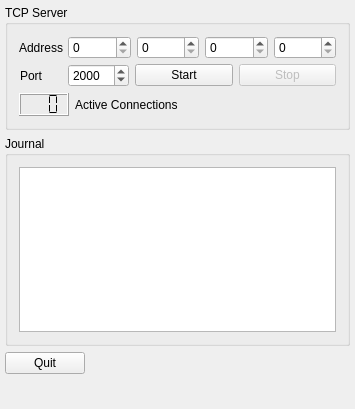
<?xml version="1.0" encoding="UTF-8"?>
<ui version="4.0">
 <class>MainWindow</class>
 <widget class="QMainWindow" name="MainWindow">
  <property name="geometry">
   <rect>
    <x>0</x>
    <y>0</y>
    <width>355</width>
    <height>409</height>
   </rect>
  </property>
  <property name="sizePolicy">
   <sizepolicy hsizetype="Fixed" vsizetype="Fixed">
    <horstretch>0</horstretch>
    <verstretch>0</verstretch>
   </sizepolicy>
  </property>
  <property name="minimumSize">
   <size>
    <width>355</width>
    <height>0</height>
   </size>
  </property>
  <property name="maximumSize">
   <size>
    <width>355</width>
    <height>409</height>
   </size>
  </property>
  <property name="windowTitle">
   <string>TCP Server Test</string>
  </property>
  <widget class="QWidget" name="centralWidget">
   <property name="enabled">
    <bool>true</bool>
   </property>
   <property name="sizePolicy">
    <sizepolicy hsizetype="Minimum" vsizetype="Minimum">
     <horstretch>0</horstretch>
     <verstretch>0</verstretch>
    </sizepolicy>
   </property>
   <property name="minimumSize">
    <size>
     <width>0</width>
     <height>0</height>
    </size>
   </property>
   <property name="maximumSize">
    <size>
     <width>355</width>
     <height>999</height>
    </size>
   </property>
   <layout class="QFormLayout" name="formLayout">
    <property name="leftMargin">
     <number>5</number>
    </property>
    <property name="topMargin">
     <number>5</number>
    </property>
    <property name="rightMargin">
     <number>5</number>
    </property>
    <property name="bottomMargin">
     <number>5</number>
    </property>
    <item row="0" column="0">
     <widget class="QGroupBox" name="gbServer">
      <property name="sizePolicy">
       <sizepolicy hsizetype="Fixed" vsizetype="Fixed">
        <horstretch>0</horstretch>
        <verstretch>0</verstretch>
       </sizepolicy>
      </property>
      <property name="minimumSize">
       <size>
        <width>345</width>
        <height>100</height>
       </size>
      </property>
      <property name="maximumSize">
       <size>
        <width>345</width>
        <height>999</height>
       </size>
      </property>
      <property name="title">
       <string>TCP Server</string>
      </property>
      <property name="alignment">
       <set>Qt::AlignLeading|Qt::AlignLeft|Qt::AlignTop</set>
      </property>
      <layout class="QVBoxLayout" name="verticalLayout">
       <item>
        <layout class="QFormLayout" name="flServer">
         <property name="sizeConstraint">
          <enum>QLayout::SetDefaultConstraint</enum>
         </property>
         <property name="fieldGrowthPolicy">
          <enum>QFormLayout::AllNonFixedFieldsGrow</enum>
         </property>
         <property name="formAlignment">
          <set>Qt::AlignCenter</set>
         </property>
         <property name="horizontalSpacing">
          <number>5</number>
         </property>
         <property name="verticalSpacing">
          <number>5</number>
         </property>
         <property name="leftMargin">
          <number>0</number>
         </property>
         <property name="topMargin">
          <number>0</number>
         </property>
         <property name="rightMargin">
          <number>0</number>
         </property>
         <property name="bottomMargin">
          <number>0</number>
         </property>
         <item row="0" column="0">
          <widget class="QLabel" name="lbAddress">
           <property name="text">
            <string>Address</string>
           </property>
           <property name="alignment">
            <set>Qt::AlignRight|Qt::AlignTrailing|Qt::AlignVCenter</set>
           </property>
          </widget>
         </item>
         <item row="0" column="1">
          <layout class="QHBoxLayout" name="horizontalLayout">
           <item>
            <widget class="QSpinBox" name="sbIPA_1">
             <property name="maximum">
              <number>255</number>
             </property>
            </widget>
           </item>
           <item>
            <widget class="QSpinBox" name="sbIPA_2">
             <property name="maximum">
              <number>255</number>
             </property>
            </widget>
           </item>
           <item>
            <widget class="QSpinBox" name="sbIPA_3">
             <property name="maximum">
              <number>255</number>
             </property>
            </widget>
           </item>
           <item>
            <widget class="QSpinBox" name="sbIPA_4">
             <property name="maximum">
              <number>255</number>
             </property>
            </widget>
           </item>
          </layout>
         </item>
         <item row="2" column="0">
          <widget class="QLabel" name="lbPort">
           <property name="text">
            <string>Port</string>
           </property>
           <property name="alignment">
            <set>Qt::AlignRight|Qt::AlignTrailing|Qt::AlignVCenter</set>
           </property>
          </widget>
         </item>
         <item row="2" column="1">
          <layout class="QHBoxLayout" name="hblServer">
           <item>
            <widget class="QSpinBox" name="sbPort">
             <property name="sizePolicy">
              <sizepolicy hsizetype="Fixed" vsizetype="Fixed">
               <horstretch>0</horstretch>
               <verstretch>0</verstretch>
              </sizepolicy>
             </property>
             <property name="minimum">
              <number>1</number>
             </property>
             <property name="maximum">
              <number>65535</number>
             </property>
             <property name="value">
              <number>2000</number>
             </property>
            </widget>
           </item>
           <item>
            <widget class="QPushButton" name="pbStart">
             <property name="text">
              <string>Start</string>
             </property>
            </widget>
           </item>
           <item>
            <widget class="QPushButton" name="pbStop">
             <property name="enabled">
              <bool>false</bool>
             </property>
             <property name="text">
              <string>Stop</string>
             </property>
            </widget>
           </item>
          </layout>
         </item>
        </layout>
       </item>
       <item>
        <layout class="QHBoxLayout" name="horizontalLayout_2">
         <property name="leftMargin">
          <number>0</number>
         </property>
         <property name="topMargin">
          <number>0</number>
         </property>
         <property name="rightMargin">
          <number>0</number>
         </property>
         <property name="bottomMargin">
          <number>0</number>
         </property>
         <item>
          <widget class="QLCDNumber" name="lcdConnections">
           <property name="maximumSize">
            <size>
             <width>50</width>
             <height>16777215</height>
            </size>
           </property>
           <property name="autoFillBackground">
            <bool>false</bool>
           </property>
           <property name="smallDecimalPoint">
            <bool>false</bool>
           </property>
           <property name="digitCount">
            <number>3</number>
           </property>
           <property name="segmentStyle">
            <enum>QLCDNumber::Flat</enum>
           </property>
           <property name="intValue" stdset="0">
            <number>0</number>
           </property>
          </widget>
         </item>
         <item>
          <widget class="QLabel" name="lbConnections">
           <property name="text">
            <string>Active Connections</string>
           </property>
          </widget>
         </item>
        </layout>
       </item>
      </layout>
     </widget>
    </item>
    <item row="2" column="0">
     <widget class="QGroupBox" name="gbJournal">
      <property name="enabled">
       <bool>true</bool>
      </property>
      <property name="sizePolicy">
       <sizepolicy hsizetype="Fixed" vsizetype="Fixed">
        <horstretch>0</horstretch>
        <verstretch>0</verstretch>
       </sizepolicy>
      </property>
      <property name="minimumSize">
       <size>
        <width>345</width>
        <height>210</height>
       </size>
      </property>
      <property name="maximumSize">
       <size>
        <width>345</width>
        <height>210</height>
       </size>
      </property>
      <property name="autoFillBackground">
       <bool>false</bool>
      </property>
      <property name="title">
       <string>Journal</string>
      </property>
      <property name="flat">
       <bool>false</bool>
      </property>
      <property name="checkable">
       <bool>false</bool>
      </property>
      <layout class="QVBoxLayout" name="verticalLayout_3">
       <item>
        <widget class="QTextEdit" name="teJournal">
         <property name="sizePolicy">
          <sizepolicy hsizetype="Expanding" vsizetype="Expanding">
           <horstretch>0</horstretch>
           <verstretch>0</verstretch>
          </sizepolicy>
         </property>
         <property name="readOnly">
          <bool>true</bool>
         </property>
        </widget>
       </item>
      </layout>
     </widget>
    </item>
    <item row="3" column="0">
     <widget class="QPushButton" name="btnQuit">
      <property name="sizePolicy">
       <sizepolicy hsizetype="Fixed" vsizetype="Fixed">
        <horstretch>0</horstretch>
        <verstretch>0</verstretch>
       </sizepolicy>
      </property>
      <property name="toolTip">
       <string/>
      </property>
      <property name="statusTip">
       <string/>
      </property>
      <property name="text">
       <string>Quit</string>
      </property>
     </widget>
    </item>
   </layout>
  </widget>
 </widget>
 <layoutdefault spacing="6" margin="11"/>
 <resources/>
 <connections>
  <connection>
   <sender>btnQuit</sender>
   <signal>clicked()</signal>
   <receiver>MainWindow</receiver>
   <slot>close()</slot>
   <hints>
    <hint type="sourcelabel">
     <x>49</x>
     <y>98</y>
    </hint>
    <hint type="destinationlabel">
     <x>199</x>
     <y>149</y>
    </hint>
   </hints>
  </connection>
 </connections>
</ui>
